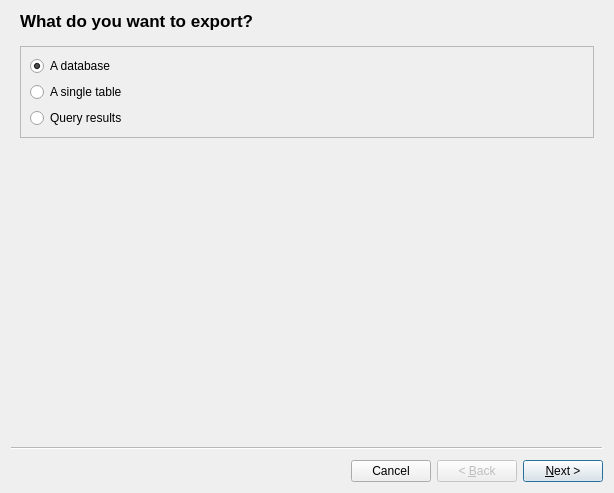
<?xml version="1.0" encoding="UTF-8"?>
<ui version="4.0">
 <class>ExportDialog</class>
 <widget class="QWizard" name="ExportDialog">
  <property name="geometry">
   <rect>
    <x>0</x>
    <y>0</y>
    <width>614</width>
    <height>493</height>
   </rect>
  </property>
  <property name="windowTitle">
   <string>Export</string>
  </property>
  <property name="options">
   <set>QWizard::CancelButtonOnLeft|QWizard::NoDefaultButton</set>
  </property>
  <widget class="QWizardPage" name="exportSubjectPage">
   <property name="title">
    <string>What do you want to export?</string>
   </property>
   <layout class="QVBoxLayout" name="verticalLayout">
    <item>
     <widget class="QFrame" name="exportSubjectFrame">
      <property name="frameShape">
       <enum>QFrame::StyledPanel</enum>
      </property>
      <property name="frameShadow">
       <enum>QFrame::Raised</enum>
      </property>
      <layout class="QVBoxLayout" name="verticalLayout_2">
       <item>
        <widget class="QRadioButton" name="subjectDatabaseRadio">
         <property name="text">
          <string>A database</string>
         </property>
         <property name="checked">
          <bool>true</bool>
         </property>
        </widget>
       </item>
       <item>
        <widget class="QRadioButton" name="subjectTableRadio">
         <property name="text">
          <string>A single table</string>
         </property>
        </widget>
       </item>
       <item>
        <widget class="QRadioButton" name="subjectQueryRadio">
         <property name="text">
          <string>Query results</string>
         </property>
        </widget>
       </item>
      </layout>
     </widget>
    </item>
   </layout>
  </widget>
  <widget class="QWizardPage" name="proxyPage"/>
  <widget class="VerifiableWizardPage" name="tablePage">
   <property name="title">
    <string>Table to export</string>
   </property>
   <layout class="QVBoxLayout" name="verticalLayout_3">
    <item>
     <widget class="QFrame" name="exportTableFrame">
      <property name="frameShape">
       <enum>QFrame::StyledPanel</enum>
      </property>
      <property name="frameShadow">
       <enum>QFrame::Raised</enum>
      </property>
      <layout class="QGridLayout" name="gridLayout_4">
       <item row="1" column="2">
        <widget class="QComboBox" name="exportTableNameCombo">
         <property name="sizePolicy">
          <sizepolicy hsizetype="Expanding" vsizetype="Fixed">
           <horstretch>0</horstretch>
           <verstretch>0</verstretch>
          </sizepolicy>
         </property>
        </widget>
       </item>
       <item row="1" column="0">
        <widget class="QComboBox" name="exportTableDbNameCombo">
         <property name="sizePolicy">
          <sizepolicy hsizetype="Expanding" vsizetype="Fixed">
           <horstretch>0</horstretch>
           <verstretch>0</verstretch>
          </sizepolicy>
         </property>
        </widget>
       </item>
       <item row="0" column="0">
        <widget class="QLabel" name="exportTableDbNameLabel">
         <property name="text">
          <string>Database</string>
         </property>
        </widget>
       </item>
       <item row="0" column="2">
        <widget class="QLabel" name="exportTableNameLabel">
         <property name="text">
          <string>Table</string>
         </property>
        </widget>
       </item>
       <item row="1" column="1">
        <widget class="QLabel" name="exportTableSeparatorLabel">
         <property name="text">
          <string notr="true">.</string>
         </property>
        </widget>
       </item>
      </layout>
     </widget>
    </item>
    <item>
     <widget class="QGroupBox" name="tableOptionsGroup">
      <property name="title">
       <string>Options</string>
      </property>
      <layout class="QVBoxLayout" name="verticalLayout_6">
       <item>
        <widget class="QCheckBox" name="exportTableDataCheck">
         <property name="toolTip">
          <string>When this option is unchecked, then only table DDL (CREATE TABLE statement) is exported.</string>
         </property>
         <property name="text">
          <string>Export table data</string>
         </property>
         <property name="checked">
          <bool>true</bool>
         </property>
        </widget>
       </item>
       <item>
        <widget class="QCheckBox" name="exportTableIndexesCheck">
         <property name="text">
          <string>Export table indexes</string>
         </property>
         <property name="checked">
          <bool>true</bool>
         </property>
        </widget>
       </item>
       <item>
        <widget class="QCheckBox" name="exportTableTriggersCheck">
         <property name="text">
          <string>Export table triggers</string>
         </property>
         <property name="checked">
          <bool>true</bool>
         </property>
        </widget>
       </item>
       <item>
        <widget class="Line" name="line">
         <property name="orientation">
          <enum>Qt::Horizontal</enum>
         </property>
        </widget>
       </item>
       <item>
        <widget class="QLabel" name="label">
         <property name="font">
          <font>
           <italic>true</italic>
          </font>
         </property>
         <property name="text">
          <string>Note, that exporting table indexes and triggers may be unsupported by some output formats.</string>
         </property>
         <property name="wordWrap">
          <bool>true</bool>
         </property>
        </widget>
       </item>
      </layout>
     </widget>
    </item>
   </layout>
  </widget>
  <widget class="VerifiableWizardPage" name="databaseObjectsPage">
   <property name="title">
    <string>Select database objects to export</string>
   </property>
   <layout class="QGridLayout" name="gridLayout_3">
    <item row="1" column="0" colspan="2">
     <widget class="QTreeView" name="dbObjectsTree">
      <attribute name="headerVisible">
       <bool>false</bool>
      </attribute>
     </widget>
    </item>
    <item row="3" column="0" colspan="2">
     <widget class="QCheckBox" name="exportDbDataCheck">
      <property name="text">
       <string>Export data from tables</string>
      </property>
      <property name="checked">
       <bool>true</bool>
      </property>
     </widget>
    </item>
    <item row="2" column="0">
     <widget class="QPushButton" name="objectsSelectAllButton">
      <property name="text">
       <string>Select all</string>
      </property>
     </widget>
    </item>
    <item row="2" column="1">
     <widget class="QPushButton" name="objectsDeselectAllButton">
      <property name="text">
       <string>Deselect all</string>
      </property>
     </widget>
    </item>
    <item row="0" column="1">
     <widget class="QComboBox" name="dbObjectsDatabaseCombo"/>
    </item>
    <item row="0" column="0">
     <widget class="QLabel" name="dbObjectsDatabaseLabel">
      <property name="text">
       <string>Database:</string>
      </property>
     </widget>
    </item>
   </layout>
  </widget>
  <widget class="VerifiableWizardPage" name="queryPage">
   <property name="title">
    <string>Query to export results for</string>
   </property>
   <layout class="QGridLayout" name="gridLayout_5">
    <item row="2" column="0" colspan="2">
     <widget class="SqlEditor" name="queryEdit"/>
    </item>
    <item row="0" column="1">
     <widget class="QComboBox" name="queryDatabaseCombo"/>
    </item>
    <item row="0" column="0">
     <widget class="QLabel" name="queryDatabaseLabel">
      <property name="text">
       <string>Database:</string>
      </property>
     </widget>
    </item>
    <item row="1" column="0">
     <widget class="QLabel" name="queryLabel">
      <property name="text">
       <string>Query to be executed for results:</string>
      </property>
     </widget>
    </item>
   </layout>
  </widget>
  <widget class="VerifiableWizardPage" name="formatAndOptionsPage">
   <property name="title">
    <string>Export format and options</string>
   </property>
   <layout class="QVBoxLayout" name="verticalLayout_4">
    <item>
     <widget class="QScrollArea" name="formatScrollArea">
      <property name="styleSheet">
       <string notr="true">#formatScrollArea { background: transparent; }</string>
      </property>
      <property name="frameShape">
       <enum>QFrame::NoFrame</enum>
      </property>
      <property name="frameShadow">
       <enum>QFrame::Plain</enum>
      </property>
      <property name="lineWidth">
       <number>0</number>
      </property>
      <property name="horizontalScrollBarPolicy">
       <enum>Qt::ScrollBarAlwaysOff</enum>
      </property>
      <property name="widgetResizable">
       <bool>true</bool>
      </property>
      <widget class="QWidget" name="formatScrollAreaContents">
       <property name="geometry">
        <rect>
         <x>0</x>
         <y>0</y>
         <width>308</width>
         <height>267</height>
        </rect>
       </property>
       <property name="styleSheet">
        <string notr="true">#formatScrollAreaContents { background: transparent; }</string>
       </property>
       <layout class="QVBoxLayout" name="verticalLayout_7">
        <property name="leftMargin">
         <number>0</number>
        </property>
        <property name="topMargin">
         <number>0</number>
        </property>
        <property name="rightMargin">
         <number>0</number>
        </property>
        <property name="bottomMargin">
         <number>0</number>
        </property>
        <item>
         <widget class="QGroupBox" name="formatGroup">
          <property name="styleSheet">
           <string notr="true"/>
          </property>
          <property name="title">
           <string>Export format</string>
          </property>
          <layout class="QVBoxLayout" name="verticalLayout_5">
           <item>
            <widget class="QComboBox" name="formatCombo"/>
           </item>
          </layout>
         </widget>
        </item>
        <item>
         <widget class="QGroupBox" name="exportToGroup">
          <property name="title">
           <string>Output</string>
          </property>
          <layout class="QGridLayout" name="gridLayout">
           <item row="0" column="1">
            <widget class="QLineEdit" name="exportFileEdit">
             <property name="placeholderText">
              <string>Exported file path</string>
             </property>
            </widget>
           </item>
           <item row="1" column="0">
            <widget class="QRadioButton" name="exportClipboardRadio">
             <property name="text">
              <string>Clipboard</string>
             </property>
            </widget>
           </item>
           <item row="0" column="2">
            <widget class="QToolButton" name="exportFileButton">
             <property name="text">
              <string notr="true">...</string>
             </property>
            </widget>
           </item>
           <item row="0" column="0">
            <widget class="QRadioButton" name="exportFileRadio">
             <property name="text">
              <string>File</string>
             </property>
             <property name="checked">
              <bool>true</bool>
             </property>
            </widget>
           </item>
           <item row="2" column="0" colspan="3">
            <widget class="QWidget" name="widget" native="true">
             <layout class="QHBoxLayout" name="horizontalLayout">
              <property name="leftMargin">
               <number>0</number>
              </property>
              <property name="topMargin">
               <number>0</number>
              </property>
              <property name="rightMargin">
               <number>0</number>
              </property>
              <property name="bottomMargin">
               <number>0</number>
              </property>
              <item>
               <widget class="QLabel" name="encodingLabel">
                <property name="text">
                 <string>Exported text encoding:</string>
                </property>
               </widget>
              </item>
              <item>
               <widget class="QComboBox" name="encodingCombo"/>
              </item>
             </layout>
            </widget>
           </item>
          </layout>
         </widget>
        </item>
        <item>
         <widget class="QGroupBox" name="optionsGroup">
          <property name="title">
           <string>Export format options</string>
          </property>
          <layout class="QGridLayout" name="gridLayout_2"/>
         </widget>
        </item>
        <item>
         <spacer name="verticalSpacer">
          <property name="orientation">
           <enum>Qt::Vertical</enum>
          </property>
          <property name="sizeHint" stdset="0">
           <size>
            <width>20</width>
            <height>40</height>
           </size>
          </property>
         </spacer>
        </item>
       </layout>
      </widget>
     </widget>
    </item>
   </layout>
  </widget>
 </widget>
 <customwidgets>
  <customwidget>
   <class>SqlEditor</class>
   <extends>QPlainTextEdit</extends>
   <header>sqleditor.h</header>
  </customwidget>
  <customwidget>
   <class>VerifiableWizardPage</class>
   <extends>QWizardPage</extends>
   <header>common/verifiablewizardpage.h</header>
   <container>1</container>
  </customwidget>
 </customwidgets>
 <resources/>
 <connections/>
</ui>
